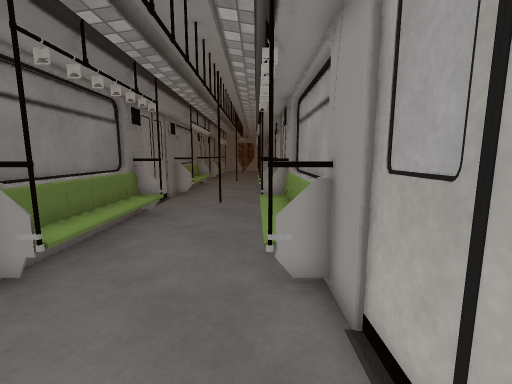
View 1 (above)

12 first-person views from a walk through a scene from a Unity 3-D project. The camera is 1.3 m above the floor, tilts 8° down and sees 90° across. The floor is counted in squares, 0.5 m on a side. Each view is taken from the middle of a square. On the plan, view 1 faces up. The plan holds only what a view shows up to about 18 squares ahead; the rest is blank. The place goes on beyond the plan. The player character is not drawn. Some surface patterns are stand-ins.

View 2
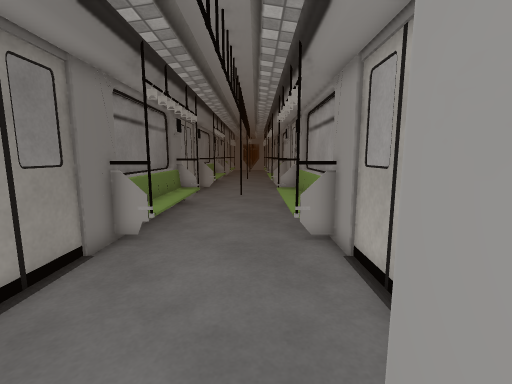

View 3
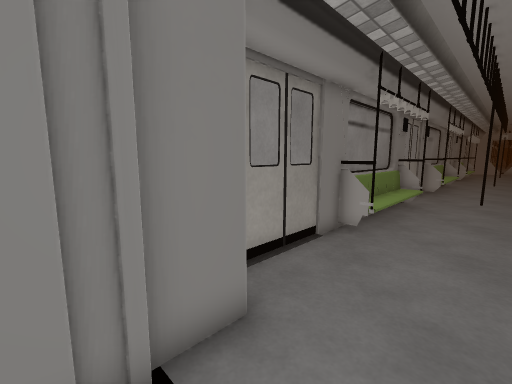

View 4
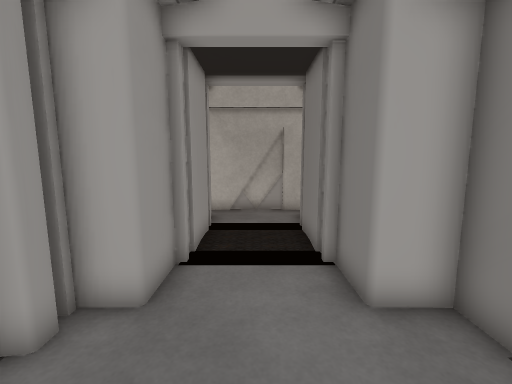

View 5
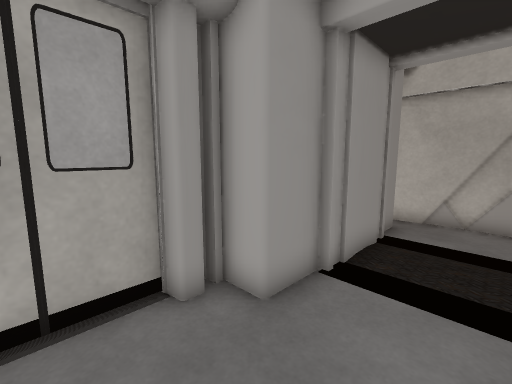

View 6
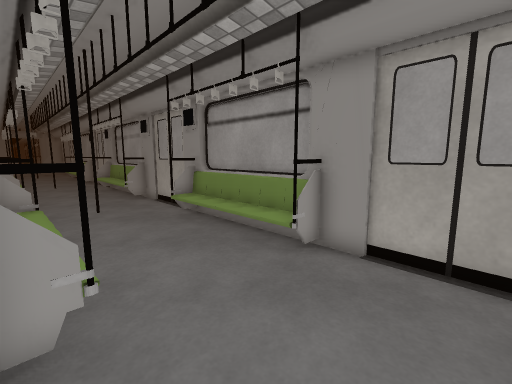

View 7
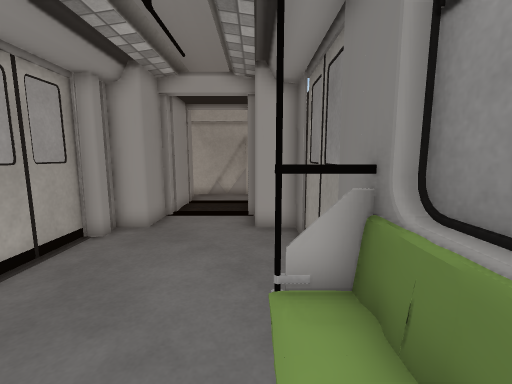

View 8
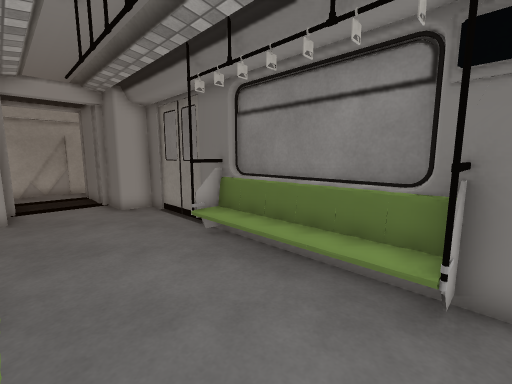

View 9
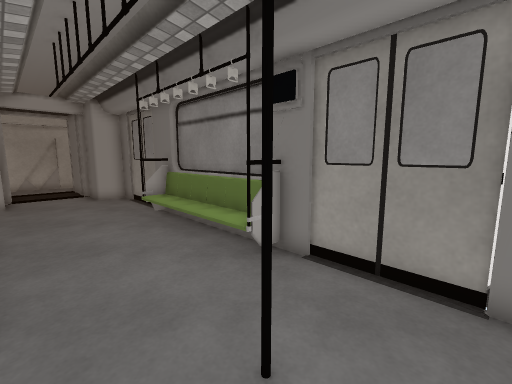

View 10
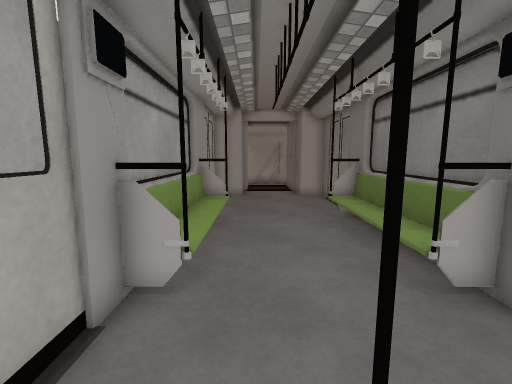

View 11
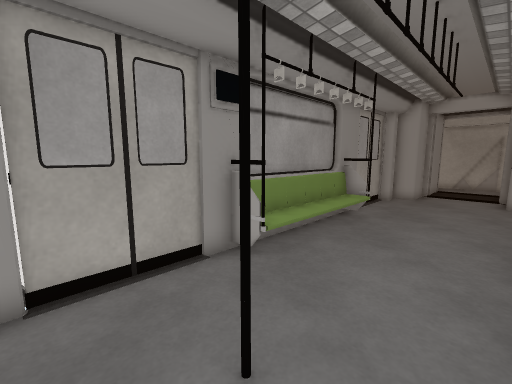

View 12
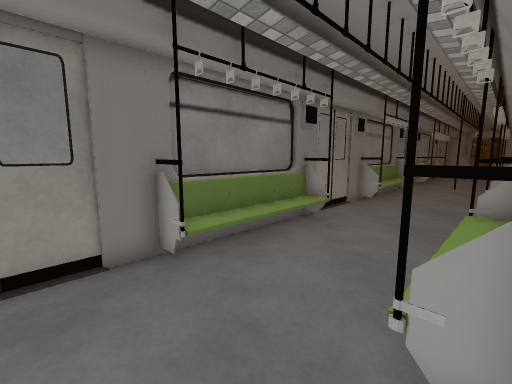

### Floor plan
Key: @ floor where view 1 was taken; # wall or solid block; . floor; / step, stairs or slope; = window, fence, low wall or low ledge.
Columns run from 6 left of view 1 to 2 right of it. Each row starts with its distance up from view 1.
 16 ##.....##
 15 #.......#
 14 #...#...#
 13 #.......#
 12 ##.....##
 11 ##/.../##
 10 #=/.../=#
  9 #=/.../=#
  8 #=/.../=#
  7 #=/.../=#
  6 #=/.../=#
  5 ##/.../##
  4 ##.....##
  3 #.......#
  2 #.......#
  1 #.......#
  0 ##....@##
 -1 ###...###
 -2   #...#
 -3   #...#
 -4   #...#
 -5   #...#
 -6   #...#
 -7   #...#
 -8   #...#
 -9   #####

Where each view was taken, in squares from view 1:
view 1: 0 up, 0 right, facing up
view 2: 3 down, 1 left, facing up
view 3: 4 down, 1 left, facing up-left
view 4: 3 up, 2 left, facing down
view 5: 2 up, 3 left, facing down-right
view 6: 1 up, 5 left, facing up-right
view 7: 8 up, 4 left, facing down
view 8: 12 up, 0 right, facing down-left
view 9: 16 up, 0 right, facing down-left
view 10: 16 up, 1 left, facing down
view 11: 16 up, 4 left, facing down-right
view 12: 2 up, 1 right, facing up-left
